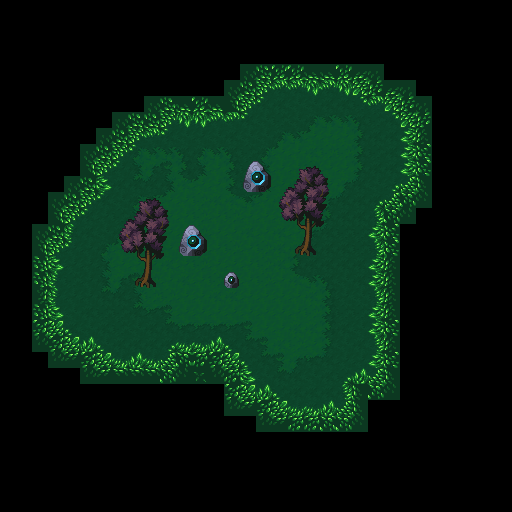

Tiled map render using the project's own tile images. Description and the map definition, with tile-layer contents summarised, below:
An orthogonal 32x32 tile map with 16x16 px tiles, 4 tile layers (Back, Walls, Front, AboveFront), 4 tilesets and 11 objects (6x LightSource, 4x DoorwayPoint, PlayerSpawnPoint).

<map version="1.10" tiledversion="1.10.2" class="DungeonMap" orientation="orthogonal" renderorder="right-down" width="32" height="32" tilewidth="16" tileheight="16" infinite="0" nextlayerid="18" nextobjectid="17">
 <properties>
  <property name="Area" propertytype="DungeonArea" value="FairyForest" />
  <property name="RoomType" propertytype="RoomType" value="normal" />
 </properties>
 <tileset firstgid="1" source="../../Tilesets/fairy_forest_tileset.tsx" />
 <tileset firstgid="339" source="../../Tilesets/dungeon_prison.tsx" />
 <tileset firstgid="964" source="../../Tilesets/fairy_forest_trees.tsx" />
 <tileset firstgid="9076" source="../../Tilesets/fairy_forest_props.tsx" />
 <layer id="13" name="Back" width="32" height="32">
  <data>[1024 cells, 352 non-empty, 26 distinct tile ids]</data>
 </layer>
 <layer id="15" name="Walls" width="32" height="32">
  <data>[1024 cells, 102 non-empty, 28 distinct tile ids]</data>
 </layer>
 <layer id="16" name="Front" width="32" height="32">
  <data>[1024 cells, 46 non-empty, 23 distinct tile ids]</data>
 </layer>
 <layer id="11" name="AboveFront" width="32" height="32">
  <data>[1024 cells, 86 non-empty, 16 distinct tile ids]</data>
 </layer>
 <objectgroup id="17" name="Entities">
  <object id="2" type="PlayerSpawnPoint" x="240" y="240">
   <point />
  </object>
  <object id="3" type="DoorwayPoint" x="368" y="272">
   <properties>
    <property name="Direction" propertytype="DoorwayPointDirection" value="Right" />
   </properties>
   <point />
  </object>
  <object id="6" type="LightSource" x="256" y="176">
   <properties>
    <property name="Intensity" value="3" />
    <property name="Radius" value="50" />
   </properties>
   <point />
  </object>
  <object id="7" type="LightSource" x="256" y="176">
   <properties>
    <property name="Intensity" value="1" />
    <property name="Radius" value="200" />
   </properties>
   <point />
  </object>
  <object id="8" type="LightSource" x="192" y="240">
   <properties>
    <property name="Intensity" value="3" />
    <property name="Radius" value="50" />
   </properties>
   <point />
  </object>
  <object id="9" type="LightSource" x="192" y="240">
   <properties>
    <property name="Intensity" value="1" />
    <property name="Radius" value="200" />
   </properties>
   <point />
  </object>
  <object id="10" type="LightSource" x="232" y="280">
   <properties>
    <property name="Intensity" value="3" />
    <property name="Radius" value="50" />
   </properties>
   <point />
  </object>
  <object id="11" type="LightSource" x="232" y="280">
   <properties>
    <property name="Intensity" value="1" />
    <property name="Radius" value="200" />
   </properties>
   <point />
  </object>
  <object id="14" type="DoorwayPoint" x="48" y="272">
   <properties>
    <property name="Direction" propertytype="DoorwayPointDirection" value="Left" />
   </properties>
   <point />
  </object>
  <object id="15" type="DoorwayPoint" x="304" y="400">
   <properties>
    <property name="Direction" propertytype="DoorwayPointDirection" value="Down" />
   </properties>
   <point />
  </object>
  <object id="16" type="DoorwayPoint" x="288" y="80">
   <properties>
    <property name="Direction" propertytype="DoorwayPointDirection" value="Up" />
   </properties>
   <point />
  </object>
 </objectgroup>
</map>
